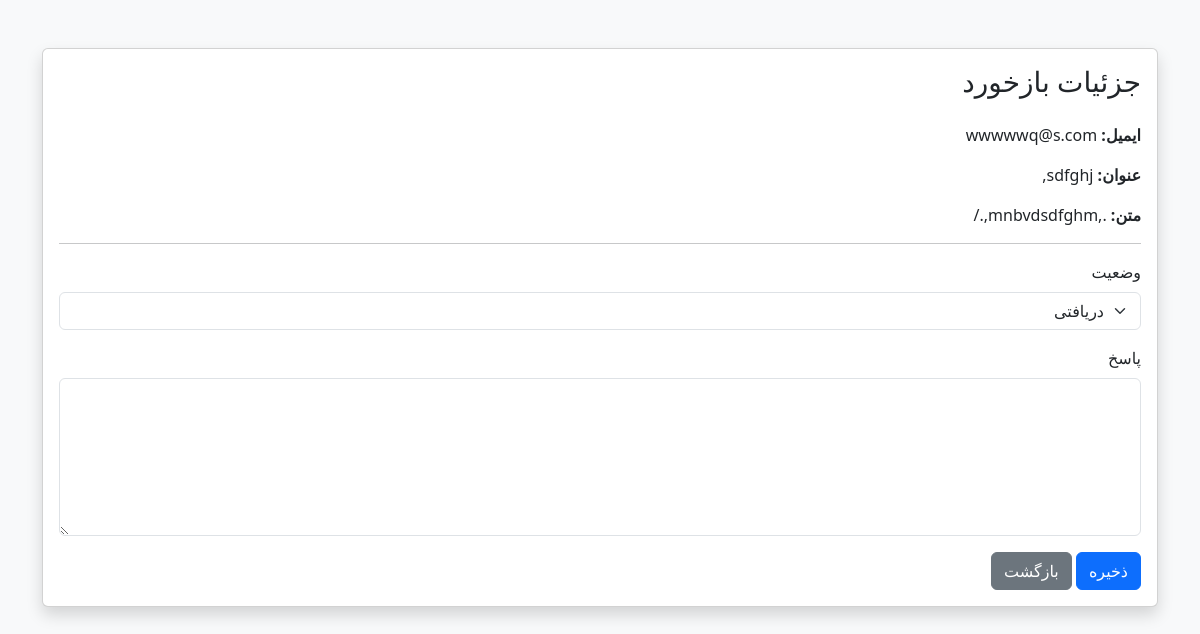
Page /admin/feedback/1 (signed in) on the committed database.
### models.py (models this page shows)
class Feedback(Base):
    __tablename__ = "feedbacks"
    id = Column(Integer, primary_key=True, index=True)
    email = Column(String, nullable=False)
    title = Column(String, nullable=False)
    body = Column(Text, nullable=False)
    status = Column(
        String,
        nullable=False,
        default="Received"
    )
    reply = Column(Text, nullable=True)
    created_at = Column(
        DateTime(timezone=True),
        server_default=func.now()
    )
    updated_at = Column(
        DateTime(timezone=True),
        server_default=func.now(),
        onupdate=func.now()
    )

### main.py (the view)
@app.get("/admin/feedback/{feedback_id}")
def admin_feedback_detail(
    request: Request,
    feedback_id: int,
    success: str = None
):
    check = admin_required(
        request
    )
    if check is not True:
        return check
    db = SessionLocal()
    feedback = db.query(
        Feedback
    ).filter(
        Feedback.id == feedback_id
    ).first()
    db.close()
    return templates.TemplateResponse(
        request=request,
        name="admin_feedback_detail.html",
        context={
            "feedback": feedback,
            "success": success
        }
    )

### templates/admin_feedback_detail.html (shortened to what this page needs)
<!DOCTYPE html>
<html lang="fa" dir="rtl">
<head>
    <link href="https://cdn.jsdelivr.net/npm/bootstrap@5.3.3/dist/css/bootstrap.min.css"
          rel="stylesheet">
</head>
<body class="bg-light">
<div class="container py-5">
    <div class="card shadow">
        <div class="card-body">
            <h3 class="mb-4">
                جزئیات بازخورد
            </h3>
            <p>
                <strong>ایمیل:</strong>
                {{ feedback.email }}
            </p>
            <p>
                <strong>عنوان:</strong>
                {{ feedback.title }}
            </p>
            <p>
                <strong>متن:</strong>
                {{ feedback.body }}
            </p>
            <hr>
            <form method="POST">
                <div class="mb-3">
                    <label class="form-label">
                        وضعیت
                    </label>
                    <select
                        name="status"
                        class="form-select">
                        <option
                            {% if feedback.status == "دریافتی" %}selected{% endif %}>
                            دریافتی
                        </option>
                    </select>
                </div>
                <div class="mb-3">
                    <label class="form-label">
                        پاسخ
                    </label>
                    <textarea
                        name="reply"
                        rows="6"
                        class="form-control">{{ feedback.reply or "" }}</textarea>
                </div>
                <button
                    type="submit"
                    class="btn btn-primary">
                    ذخیره
                </button>
                <a
                    href="/admin/feedbacks"
                    class="btn btn-secondary">
                    بازگشت
                </a>
            </form>
        </div>
    </div>
</div>
</body>
</html>

### rows in the picture
Feedback: email "wwwwwq@s.com", title "sdfghj,", body ".,mnbvdsdfghm,./"
